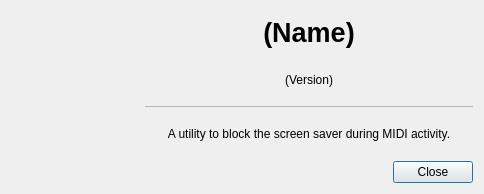
<?xml version="1.0" encoding="UTF-8"?>
<ui version="4.0">
 <class>AboutDialog</class>
 <widget class="QDialog" name="AboutDialog">
  <property name="geometry">
   <rect>
    <x>0</x>
    <y>0</y>
    <width>484</width>
    <height>194</height>
   </rect>
  </property>
  <property name="windowTitle">
   <string>About</string>
  </property>
  <layout class="QHBoxLayout" name="horizontalLayout">
   <item>
    <layout class="QVBoxLayout" name="verticalLayout">
     <item>
      <widget class="QLabel" name="lblIcon">
       <property name="minimumSize">
        <size>
         <width>128</width>
         <height>128</height>
        </size>
       </property>
       <property name="maximumSize">
        <size>
         <width>128</width>
         <height>128</height>
        </size>
       </property>
      </widget>
     </item>
     <item>
      <spacer name="verticalSpacer">
       <property name="orientation">
        <enum>Qt::Vertical</enum>
       </property>
       <property name="sizeHint" stdset="0">
        <size>
         <width>20</width>
         <height>40</height>
        </size>
       </property>
      </spacer>
     </item>
    </layout>
   </item>
   <item>
    <layout class="QVBoxLayout" name="verticalLayout_2">
     <item>
      <widget class="QLabel" name="txtDisplayName">
       <property name="font">
        <font>
         <pointsize>20</pointsize>
         <weight>75</weight>
         <bold>true</bold>
        </font>
       </property>
       <property name="text">
        <string>(Name)</string>
       </property>
       <property name="textFormat">
        <enum>Qt::PlainText</enum>
       </property>
       <property name="alignment">
        <set>Qt::AlignCenter</set>
       </property>
      </widget>
     </item>
     <item>
      <widget class="QLabel" name="txtVersion">
       <property name="text">
        <string>(Version)</string>
       </property>
       <property name="textFormat">
        <enum>Qt::PlainText</enum>
       </property>
       <property name="alignment">
        <set>Qt::AlignCenter</set>
       </property>
      </widget>
     </item>
     <item>
      <widget class="QFrame" name="frame">
       <property name="minimumSize">
        <size>
         <width>0</width>
         <height>1</height>
        </size>
       </property>
       <property name="maximumSize">
        <size>
         <width>16777215</width>
         <height>1</height>
        </size>
       </property>
       <property name="frameShape">
        <enum>QFrame::StyledPanel</enum>
       </property>
       <property name="frameShadow">
        <enum>QFrame::Raised</enum>
       </property>
      </widget>
     </item>
     <item>
      <widget class="QLabel" name="txtDescription">
       <property name="text">
        <string>A utility to block the screen saver during MIDI activity.</string>
       </property>
       <property name="textFormat">
        <enum>Qt::PlainText</enum>
       </property>
       <property name="alignment">
        <set>Qt::AlignCenter</set>
       </property>
      </widget>
     </item>
     <item>
      <widget class="QDialogButtonBox" name="buttonBox">
       <property name="orientation">
        <enum>Qt::Horizontal</enum>
       </property>
       <property name="standardButtons">
        <set>QDialogButtonBox::Close</set>
       </property>
      </widget>
     </item>
    </layout>
   </item>
  </layout>
 </widget>
 <resources/>
 <connections>
  <connection>
   <sender>buttonBox</sender>
   <signal>accepted()</signal>
   <receiver>AboutDialog</receiver>
   <slot>accept()</slot>
   <hints>
    <hint type="sourcelabel">
     <x>248</x>
     <y>254</y>
    </hint>
    <hint type="destinationlabel">
     <x>157</x>
     <y>274</y>
    </hint>
   </hints>
  </connection>
  <connection>
   <sender>buttonBox</sender>
   <signal>rejected()</signal>
   <receiver>AboutDialog</receiver>
   <slot>reject()</slot>
   <hints>
    <hint type="sourcelabel">
     <x>316</x>
     <y>260</y>
    </hint>
    <hint type="destinationlabel">
     <x>286</x>
     <y>274</y>
    </hint>
   </hints>
  </connection>
 </connections>
</ui>
